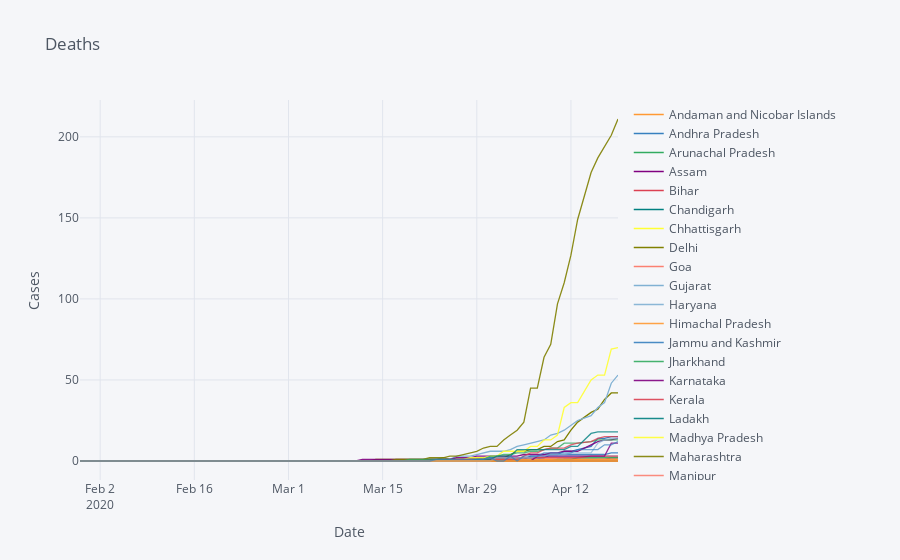
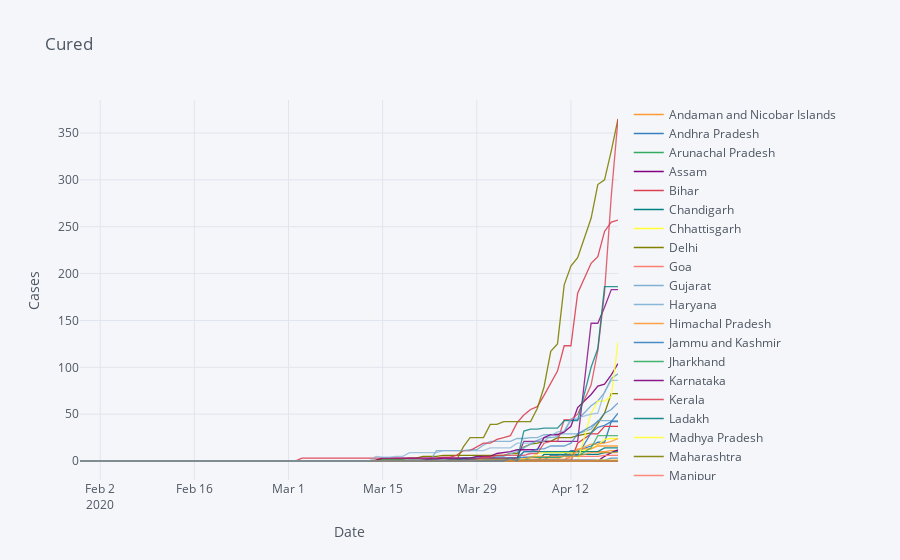
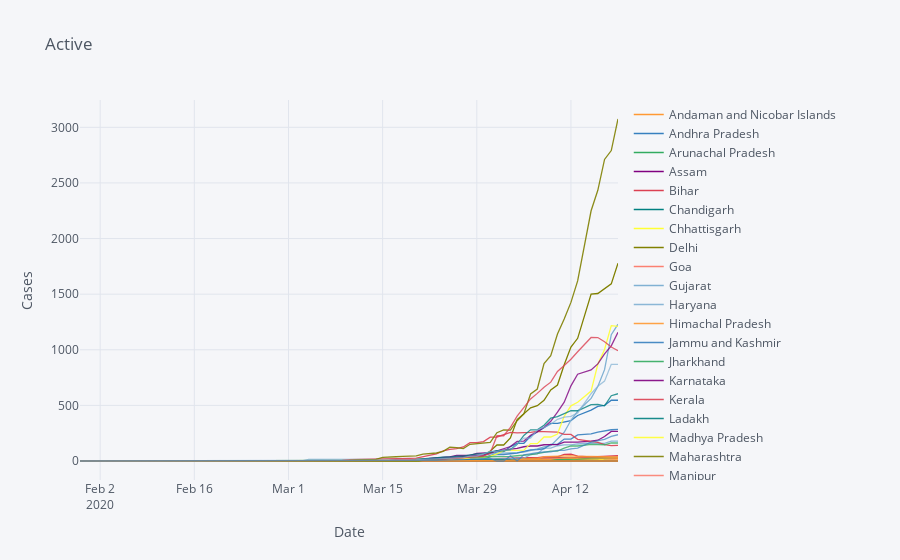

Here is the notebook cell these charts were saved with, in order:
### Code cell
#Deaths,Cured ,Active Cases Date Wise

col = ['Deaths','Cured','Active']

for i,val in enumerate(col):
    p_df = pd.pivot_table(df_clean,index  = 'Date', values = val, columns ='State/UT').fillna(0).astype('int').reset_index()
    p_df.iplot(x = 'Date' ,title = col[i], xTitle = 'Date',yTitle = 'Cases')
